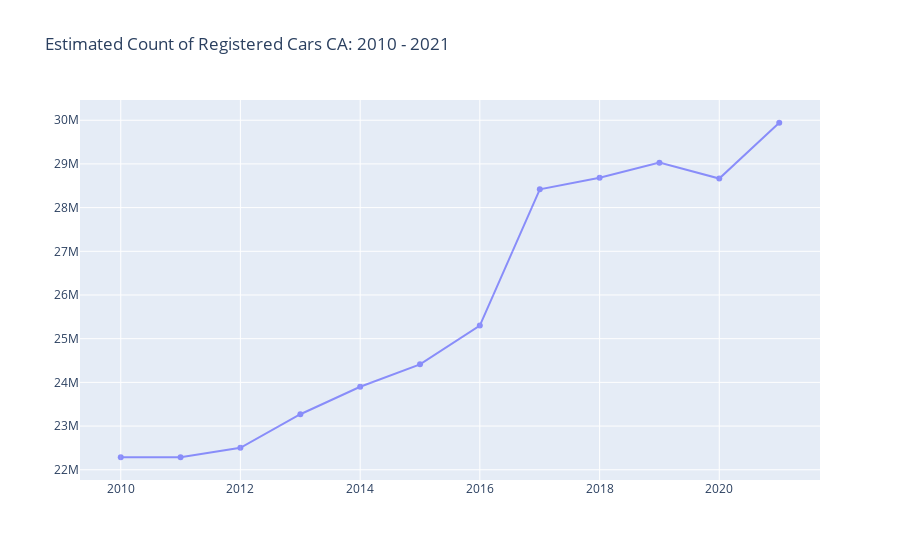

Source (notebook cell):
### Code cell
vehs2 = vehs.loc['2010-01-01':]
cars_plot = plot_traces(vehs, 'cars', 'Estimated Count of Registered Cars CA: 2010 - 2021')

### Figure 1 — Plotly figure (JSON) as saved in the notebook; plotly's stock layout.template omitted (floating-point values rounded to 4 significant figures)
{"data": [{"line": {"color": "blue"}, "name": "carstrace", "opacity": 0.4, "type": "scatter", "x": ["2010-01-01T00:00:00", "2011-01-01T00:00:00", "2012-01-01T00:00:00", "2013-01-01T00:00:00", "2014-01-01T00:00:00", "2015-01-01T00:00:00", "2016-01-01T00:00:00", "2017-01-01T00:00:00", "2018-01-01T00:00:00", "2019-01-01T00:00:00", "2020-01-01T00:00:00", "2021-01-01T00:00:00"], "y": [22286130, 22288061, 22502680, 23270577, 23899504, 24412289, 25300683, 28418039, 28681493, 29029787, 28665934, 29942517]}], "layout": {"title": {"text": "Estimated Count of Registered Cars CA: 2010 - 2021"}}}
